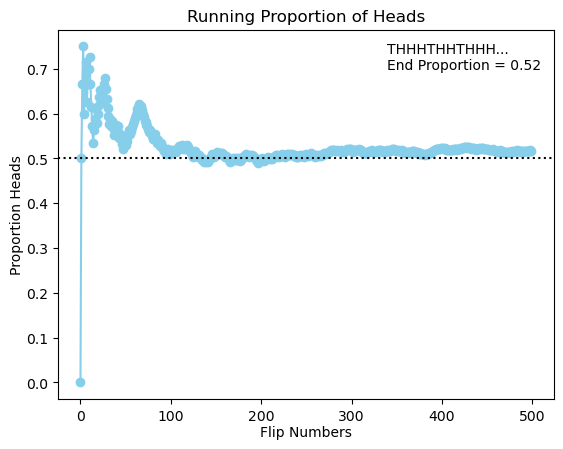

The Python source for this figure:
import numpy as np
from matplotlib import pyplot as plt

def longrun_relative_frequency(trials: int = 500) -> np.ndarray: 
    np.random.seed(47405)
    prng = np.random.choice(['H', 'T'], trials)
    is_head = prng == 'H'    
    cumsum = np.cumsum(is_head)
    counts = np.arange(1, prng.size + 1)
    run_prop = np.array([i / j for i, j in zip(cumsum, counts)])
    display_string = ''.join(prng[:11]) + '...' + f'\nEnd Proportion = {round(run_prop[-1], 2)}'
    return run_prop, display_string


run_prop, display_string = longrun_relative_frequency()
plt.plot(run_prop,'-o', color = 'skyblue', label = display_string)
plt.axhline(.5, color = 'k', linestyle = ':')
plt.xlabel('Flip Numbers', labelpad = 1.5)
plt.ylabel('Proportion Heads', labelpad = 1.5)
plt.legend(frameon = False, handlelength = 0, markerscale = 0)
plt.title('Running Proportion of Heads')
plt.show()
